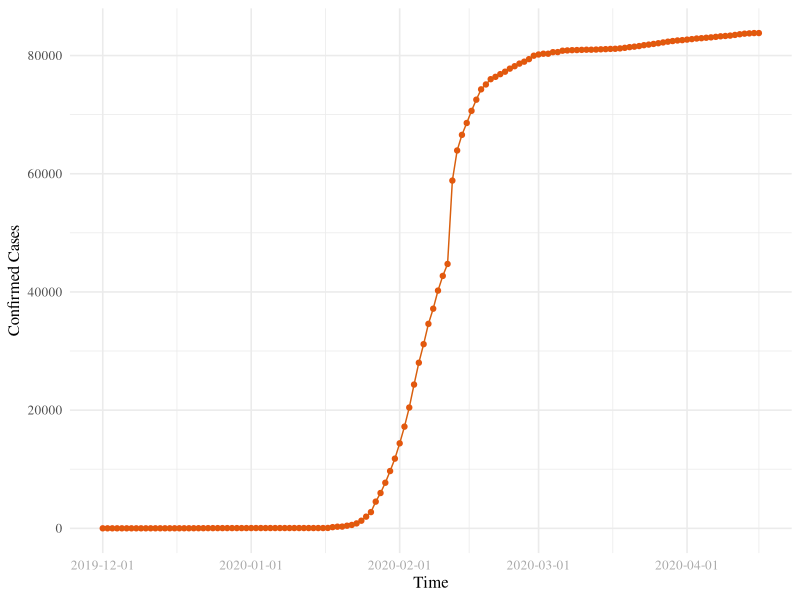
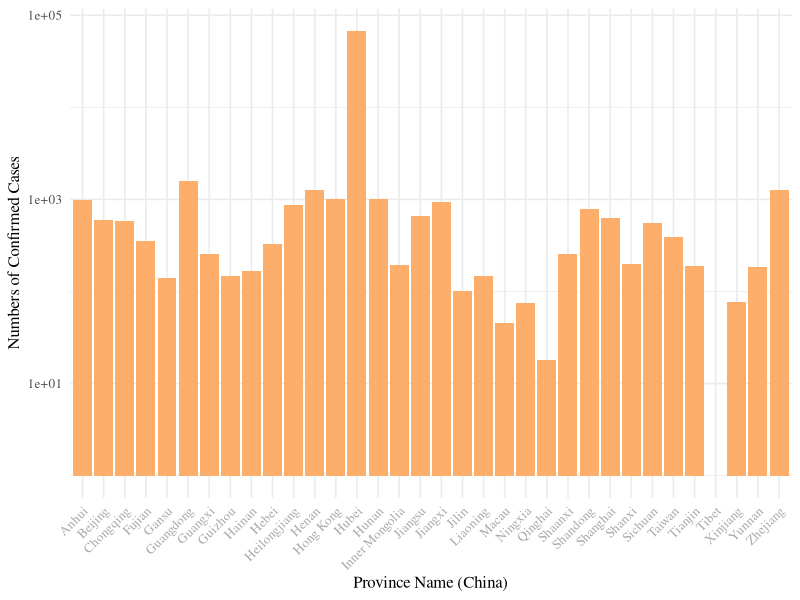
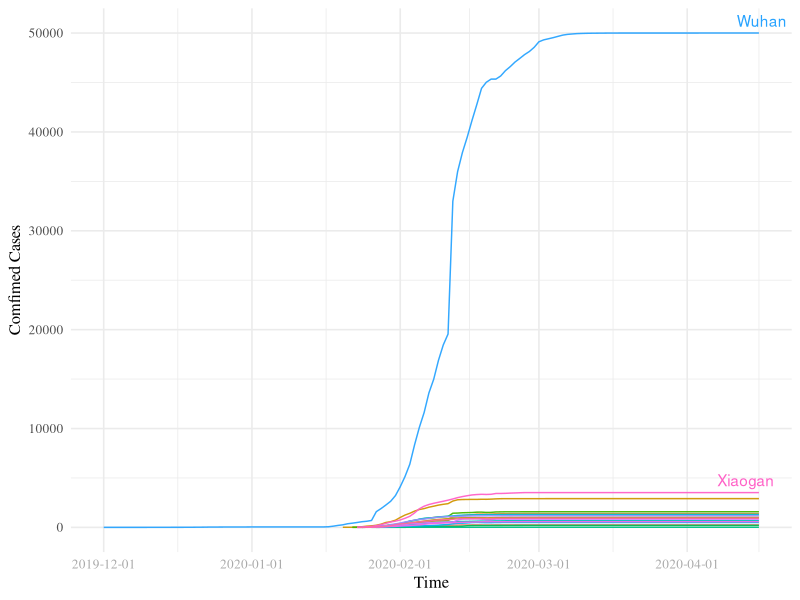
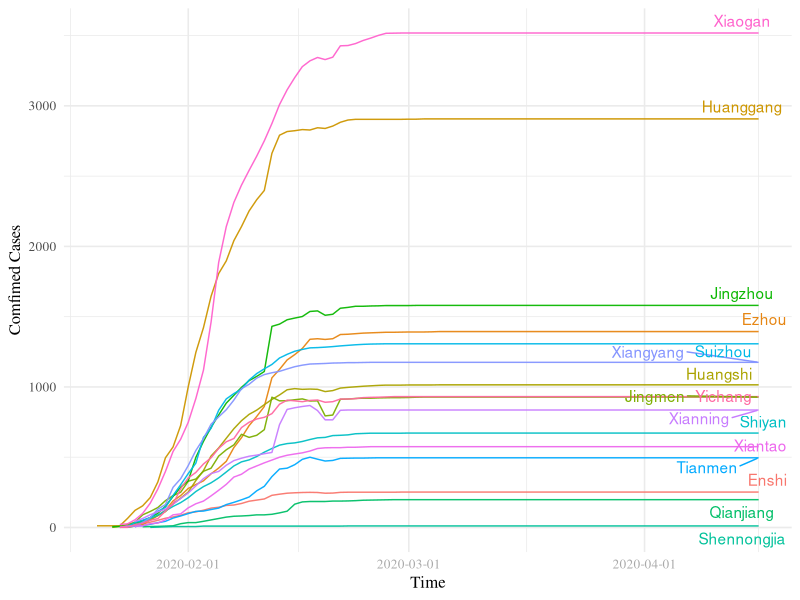
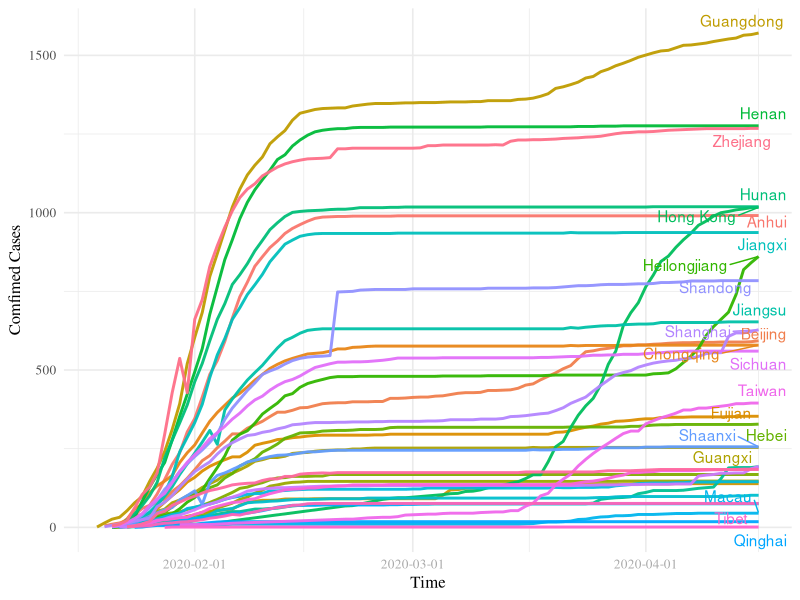
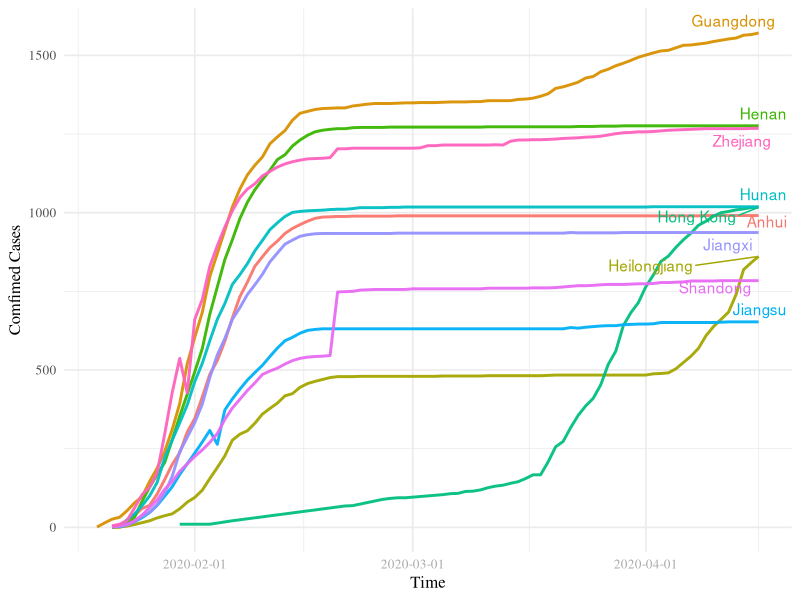
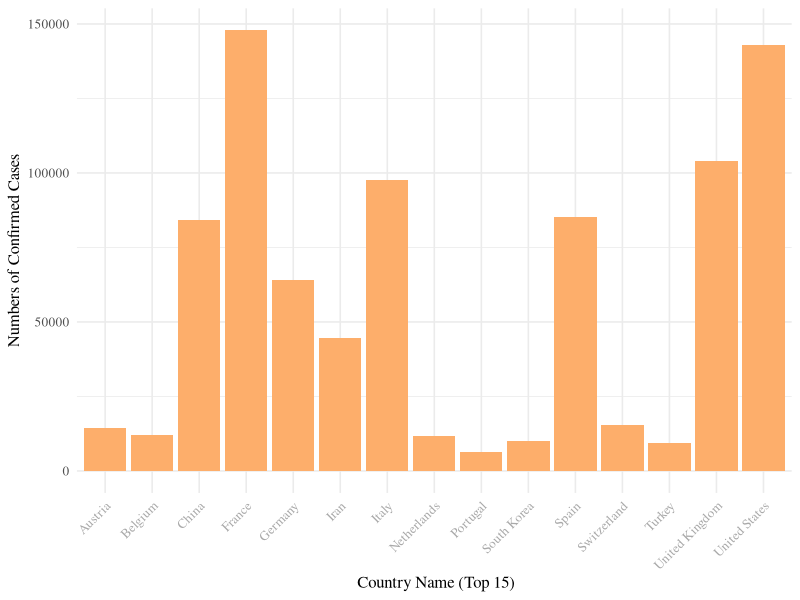
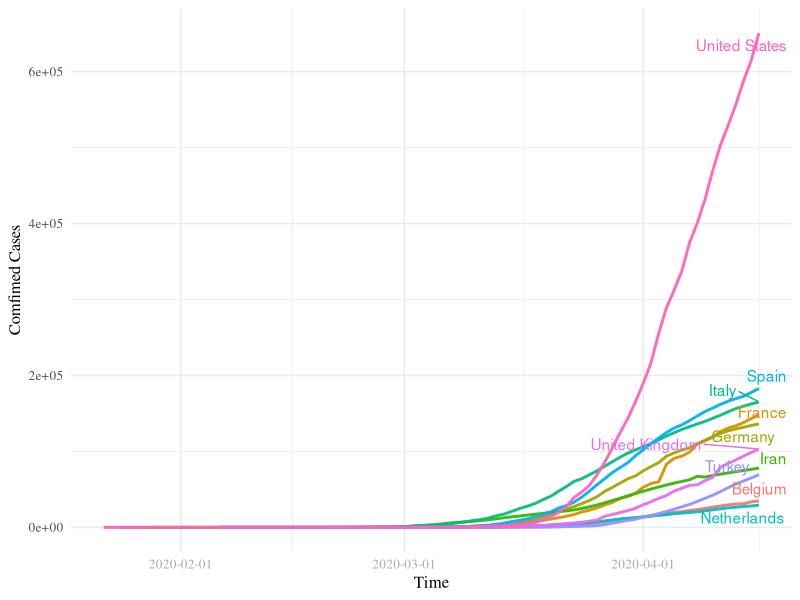

Recreate these plots in R, in order.
## ---- chunk 1
knitr::opts_chunk$set(echo = TRUE)
## ---- chunk 2
library(lubridate)
require(dplyr)

## ---- chunk 3
require(ggplot2)
#install.packages("ggrepel") 
require(ggrepel)

mytheme <- theme_minimal(base_size = 12, base_family = "Times") + 
  theme(axis.text.x = element_text(color = "DarkGrey"),
        legend.position = "top") 
theme_set(mytheme)

## ---- chunk 4
#Import datasets
Historical_Global_processed <- read.csv("./Data/Processed/Historical_Global_processed.csv")

#Selsct data from China
Historical_China = Historical_Global_processed[Historical_Global_processed$country == 'China',]
head(Historical_China)

# Change date column to date
Historical_China$time <- as.Date(Historical_China$time, format = "%Y-%m-%d") 
class(Historical_China$time)

# Create a ggplot depicting cases incereasing over time
China_Trend <- 
  ggplot(Historical_China, aes(x=time, y=cum_confirm)) +
  geom_point(colour = "#e6550d") +
  geom_line(colour = "#d95f0e") +
  labs(x = "Time", 
       y = "Confirmed Cases") + 
  scale_x_date(date_labels = "%Y-%m-%d")

print(China_Trend)

## ---- chunk 5
Covid19_China_processed <- read.csv("./Data/Processed/Covid19_China_processed.csv")

# scale_y_log10: transform the y-axis to make it easier to read
China.plot <-ggplot(Covid19_China_processed,aes(x = name,y = confirm)) + 
  geom_bar(size = 2, stat = "identity",position = "dodge", fill ="#fdae6b") + 
  scale_y_log10() +
  labs(x= "Province Name (China)",
       y = "Numbers of Confirmed Cases") + 
  mytheme +
  theme(axis.text.x = element_text(angle = 45, hjust = 1))

print(China.plot)
## ---- chunk 6
#Import datasets
Historical_China_processed <- read.csv("./Data/Processed/Historical_China_processed.csv",header = TRUE)

head(Historical_China_processed)
str(Historical_China_processed)

# Change date column to date
Historical_China_processed$time <- as.Date(Historical_China_processed$time, format = "%m/%d/%y") 
head(Historical_China_processed)
class(Historical_China_processed$time)

## ---- chunk 7
# Select Hubei province data
Historical_Hubei = Historical_China_processed[Historical_China_processed$province == 'Hubei',]
head(Historical_Hubei)

# Group by Hubei cities
Historical_HubeiCityV2 <- Historical_Hubei %>%
  filter(city!= "Location TBD") %>%
  group_by(time,city) %>%
  summarise(total_confirm = sum(cum_confirm))
## ---- chunk 8
# Create a ggplot depicting cases incereasing over time
HubeiCity_Trend <- ggplot(Historical_HubeiCityV2, aes(x=time, y=total_confirm, color=city)) +
    geom_line(alpha = 0.95, size = 0.5) +
    geom_text_repel(aes(label=city),
                    function(Historical_HubeiCityV2) 
                      Historical_HubeiCityV2[Historical_HubeiCityV2$time == as.Date("2020-04-16"),])+
    mytheme +
    theme(legend.position = "none") +
    labs(x=expression(paste("Time"))) + 
    labs(y=expression(paste("Comfimed Cases")))+
    labs(color="city") +
    scale_x_date(date_labels = "%Y-%m-%d")

print(HubeiCity_Trend)
## ---- chunk 9
# Group by Hubei cities
Historical_HubeiCityV3 <- Historical_Hubei %>%
  filter(city!= "Location TBD" & city!= "Wuhan") %>%
  group_by(time,city) %>%
  summarise(total_confirm = sum(cum_confirm))

# Create a ggplot depicting cases incereasing over time
HubeiCity_Trend <- ggplot(Historical_HubeiCityV3, aes(x=time, y=total_confirm, color=city)) +
    geom_line(alpha = 0.95, size = 0.5) +
    geom_text_repel(aes(label=city),
                    function(Historical_HubeiCityV3) 
                      Historical_HubeiCityV3[Historical_HubeiCityV3$time == as.Date("2020-04-16"),])+
    mytheme +
    theme(legend.position = "none") +
    labs(x=expression(paste("Time"))) + 
    labs(y=expression(paste("Comfimed Cases")))+
    labs(color="city") +
    scale_x_date(date_labels = "%Y-%m-%d")

print(HubeiCity_Trend)
## ---- chunk 10
# Remove Hubei province data
Historical_ChinaProvince = Historical_China_processed[Historical_China_processed$province != 'Hubei',]
head(Historical_ChinaProvince)

Historical_ChinaProvinceV2 <- Historical_ChinaProvince %>%
  group_by(time,province) %>%
  summarise(total_confirm = sum(cum_confirm))
## ---- chunk 11
# Create a ggplot depicting cases incereasing over time
ChinaProvince_Trend <- ggplot(Historical_ChinaProvinceV2, aes(x=time, y=total_confirm, color=province)) +
    geom_line(alpha = 0.95, size = 1) +
    geom_text_repel(aes(label=province),
                    function(Historical_ChinaProvinceV2) 
                      Historical_ChinaProvinceV2[Historical_ChinaProvinceV2$time == as.Date("2020-04-16"),])+
    mytheme +
    theme(legend.position = "none") +
    labs(x=expression(paste("Time"))) + 
    labs(y=expression(paste("Comfimed Cases"))) +
    labs(color="province") +
    scale_x_date(date_labels = "%Y-%m-%d")

print(ChinaProvince_Trend)
## ---- chunk 12
# Filter out the top ten provinces with the highest number of diagnoses (except Hubei)
TopTen_provinces <- Historical_ChinaProvinceV2 %>% 
  filter(time >= as.Date("2020-04-16")) %>%
  top_n(10, total_confirm) %>%
  arrange(desc(total_confirm)) 

TopTen_provinces <- pull(TopTen_provinces, province)

TenProvinces_China <- filter(Historical_ChinaProvinceV2, province %in% TopTen_provinces) %>%
  arrange(desc(total_confirm))
TopTen_provinces
## ---- chunk 13
# Draw plot
TenProvince_trend <- ggplot(TenProvinces_China, aes(x = time, y =total_confirm, color=province)) +
    geom_line(alpha = 0.95, size = 1) +
    geom_text_repel(aes(label=province),
                    function(Historical_ChinaProvinceV2) 
                      Historical_ChinaProvinceV2[Historical_ChinaProvinceV2$time == as.Date("2020-04-16"),])+
    mytheme +
    theme(legend.position = "none") +
    labs(x=expression(paste("Time"))) + 
    labs(y=expression(paste("Comfimed Cases"))) +
    labs(color="province") +
    scale_x_date(date_labels = "%Y-%m-%d")

print(TenProvince_trend)
## ---- chunk 14
Covid19_Global_processed <- read.csv("./Data/Processed/Covid19_Global_processed.csv")

# Filter out top 15 countries with the highest number of diagnoses
Fifty_countries <- Covid19_Global_processed %>% 
  top_n(15, confirm) %>%
  arrange(desc(confirm))

# Draw histogram plot
Global.plot <-ggplot(Fifty_countries,aes(x = name,y = confirm)) + 
  geom_bar(size = 2, stat = "identity",position = "dodge", fill ="#fdae6b") + 
  labs(x = " Country Name (Top 15)",
       y = "Numbers of Confirmed Cases") + 
  mytheme +
  theme(axis.text.x = element_text(angle = 45, hjust = 1))

print(Global.plot)
## ---- chunk 15
# Check on data frame
head(Historical_Global_processed)
str(Historical_Global_processed)

# Change date column to date
Historical_Global_processed$time <- as.Date(Historical_Global_processed$time, format = "%Y-%m-%d") 
class(Historical_Global_processed$time)

# Remove China data
Historical_Global = Historical_Global_processed[Historical_Global_processed$country != 'China',]
head(Historical_Global)

# Filter out the top ten countries with the highest number of diagnoses (except China)
TopTen_countries <- Historical_Global %>% 
  filter(time >= as.Date("2020-04-16")) %>%
  top_n(10, cum_confirm) %>%
  arrange(desc(cum_confirm)) 

# Selects a column in a data frame and transforms it into a vector
TopTen_countries <- pull(TopTen_countries, country)

Historical_TopTen <- filter(Historical_Global, country %in% TopTen_countries) %>%
  arrange(desc(cum_confirm))
str(Historical_TopTen)

## ---- chunk 16

# Draw plot
TenCountries <- ggplot(Historical_TopTen, aes(x = time, y =cum_confirm, color=country)) +
    geom_line(alpha = 0.95, size = 1) +
    geom_text_repel(aes(label=country),
                    function(Historical_TopTen) 
                      Historical_TopTen[Historical_TopTen$time == as.Date("2020-04-16"),])+
    mytheme +
    theme(legend.position = "none") +
    labs(x=expression(paste("Time"))) + 
    labs(y=expression(paste("Comfimed Cases"))) +
    labs(color="Country") +
    scale_x_date(date_labels = "%Y-%m-%d")

print(TenCountries)
